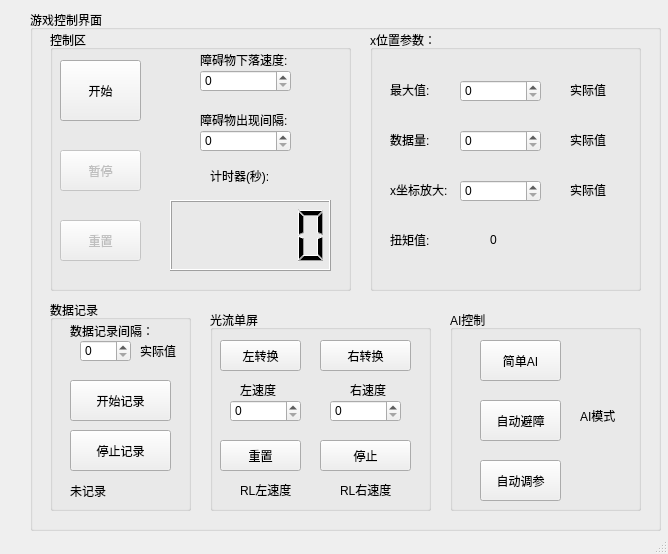
<?xml version="1.0" encoding="UTF-8"?>
<ui version="4.0">
 <class>MainWindow</class>
 <widget class="QMainWindow" name="MainWindow">
  <property name="geometry">
   <rect>
    <x>0</x>
    <y>0</y>
    <width>668</width>
    <height>554</height>
   </rect>
  </property>
  <property name="sizePolicy">
   <sizepolicy hsizetype="Preferred" vsizetype="Preferred">
    <horstretch>0</horstretch>
    <verstretch>0</verstretch>
   </sizepolicy>
  </property>
  <property name="minimumSize">
   <size>
    <width>0</width>
    <height>0</height>
   </size>
  </property>
  <property name="maximumSize">
   <size>
    <width>10000</width>
    <height>10000</height>
   </size>
  </property>
  <property name="windowTitle">
   <string>MainWindow</string>
  </property>
  <widget class="QWidget" name="centralwidget">
   <widget class="QGroupBox" name="action_group">
    <property name="geometry">
     <rect>
      <x>30</x>
      <y>10</y>
      <width>631</width>
      <height>521</height>
     </rect>
    </property>
    <property name="toolTip">
     <string>&lt;html&gt;&lt;head/&gt;&lt;body&gt;&lt;p&gt;控制总界面&lt;/p&gt;&lt;/body&gt;&lt;/html&gt;</string>
    </property>
    <property name="title">
     <string>游戏控制界面</string>
    </property>
    <property name="flat">
     <bool>false</bool>
    </property>
    <widget class="QGroupBox" name="game_control_groupBox">
     <property name="geometry">
      <rect>
       <x>20</x>
       <y>20</y>
       <width>301</width>
       <height>261</height>
      </rect>
     </property>
     <property name="title">
      <string>控制区</string>
     </property>
     <widget class="QLabel" name="paddle_pos_6">
      <property name="geometry">
       <rect>
        <x>150</x>
        <y>20</y>
        <width>101</width>
        <height>20</height>
       </rect>
      </property>
      <property name="text">
       <string>障碍物下落速度:</string>
      </property>
     </widget>
     <widget class="QSpinBox" name="obst_fall_speed_spinbox">
      <property name="geometry">
       <rect>
        <x>150</x>
        <y>40</y>
        <width>91</width>
        <height>22</height>
       </rect>
      </property>
     </widget>
     <widget class="QPushButton" name="manual_start">
      <property name="geometry">
       <rect>
        <x>10</x>
        <y>30</y>
        <width>81</width>
        <height>61</height>
       </rect>
      </property>
      <property name="text">
       <string>开始</string>
      </property>
     </widget>
     <widget class="QPushButton" name="manual_reset">
      <property name="enabled">
       <bool>false</bool>
      </property>
      <property name="geometry">
       <rect>
        <x>10</x>
        <y>190</y>
        <width>81</width>
        <height>41</height>
       </rect>
      </property>
      <property name="text">
       <string>重置</string>
      </property>
     </widget>
     <widget class="QLCDNumber" name="timer_display">
      <property name="geometry">
       <rect>
        <x>120</x>
        <y>170</y>
        <width>161</width>
        <height>71</height>
       </rect>
      </property>
     </widget>
     <widget class="QLabel" name="paddle_pos_14">
      <property name="geometry">
       <rect>
        <x>160</x>
        <y>130</y>
        <width>71</width>
        <height>31</height>
       </rect>
      </property>
      <property name="text">
       <string>计时器(秒):</string>
      </property>
     </widget>
     <widget class="QPushButton" name="manual_pause">
      <property name="enabled">
       <bool>false</bool>
      </property>
      <property name="geometry">
       <rect>
        <x>10</x>
        <y>120</y>
        <width>81</width>
        <height>41</height>
       </rect>
      </property>
      <property name="text">
       <string>暂停</string>
      </property>
     </widget>
     <widget class="QLabel" name="paddle_pos_7">
      <property name="geometry">
       <rect>
        <x>150</x>
        <y>80</y>
        <width>101</width>
        <height>20</height>
       </rect>
      </property>
      <property name="text">
       <string>障碍物出现间隔:</string>
      </property>
     </widget>
     <widget class="QSpinBox" name="obst_freq_spinbox">
      <property name="geometry">
       <rect>
        <x>150</x>
        <y>100</y>
        <width>91</width>
        <height>22</height>
       </rect>
      </property>
     </widget>
    </widget>
    <widget class="QGroupBox" name="groupBox_5">
     <property name="geometry">
      <rect>
       <x>180</x>
       <y>300</y>
       <width>221</width>
       <height>201</height>
      </rect>
     </property>
     <property name="title">
      <string>光流单屏</string>
     </property>
     <widget class="QSpinBox" name="left_dir_speed_spinbox">
      <property name="geometry">
       <rect>
        <x>20</x>
        <y>90</y>
        <width>71</width>
        <height>22</height>
       </rect>
      </property>
     </widget>
     <widget class="QLabel" name="paddle_pos_28">
      <property name="geometry">
       <rect>
        <x>30</x>
        <y>70</y>
        <width>51</width>
        <height>20</height>
       </rect>
      </property>
      <property name="text">
       <string>左速度</string>
      </property>
     </widget>
     <widget class="QSpinBox" name="right_dir_speed_spinbox">
      <property name="geometry">
       <rect>
        <x>120</x>
        <y>90</y>
        <width>71</width>
        <height>22</height>
       </rect>
      </property>
     </widget>
     <widget class="QLabel" name="paddle_pos_29">
      <property name="geometry">
       <rect>
        <x>140</x>
        <y>70</y>
        <width>51</width>
        <height>20</height>
       </rect>
      </property>
      <property name="text">
       <string>右速度</string>
      </property>
     </widget>
     <widget class="QPushButton" name="reset_light">
      <property name="geometry">
       <rect>
        <x>10</x>
        <y>130</y>
        <width>81</width>
        <height>31</height>
       </rect>
      </property>
      <property name="text">
       <string>重置</string>
      </property>
     </widget>
     <widget class="QPushButton" name="stop_light">
      <property name="geometry">
       <rect>
        <x>110</x>
        <y>130</y>
        <width>91</width>
        <height>31</height>
       </rect>
      </property>
      <property name="text">
       <string>停止</string>
      </property>
     </widget>
     <widget class="QPushButton" name="single_left_shift">
      <property name="geometry">
       <rect>
        <x>10</x>
        <y>30</y>
        <width>81</width>
        <height>31</height>
       </rect>
      </property>
      <property name="text">
       <string>左转换</string>
      </property>
     </widget>
     <widget class="QPushButton" name="single_right_shift">
      <property name="geometry">
       <rect>
        <x>110</x>
        <y>30</y>
        <width>91</width>
        <height>31</height>
       </rect>
      </property>
      <property name="text">
       <string>右转换</string>
      </property>
     </widget>
     <widget class="QLabel" name="RL_left_display">
      <property name="geometry">
       <rect>
        <x>30</x>
        <y>170</y>
        <width>71</width>
        <height>20</height>
       </rect>
      </property>
      <property name="text">
       <string>RL左速度</string>
      </property>
     </widget>
     <widget class="QLabel" name="RL_right_display">
      <property name="geometry">
       <rect>
        <x>130</x>
        <y>170</y>
        <width>71</width>
        <height>20</height>
       </rect>
      </property>
      <property name="text">
       <string>RL右速度</string>
      </property>
     </widget>
    </widget>
    <widget class="QGroupBox" name="groupBox">
     <property name="geometry">
      <rect>
       <x>20</x>
       <y>290</y>
       <width>141</width>
       <height>211</height>
      </rect>
     </property>
     <property name="title">
      <string>数据记录</string>
     </property>
     <widget class="QPushButton" name="stop_recording">
      <property name="geometry">
       <rect>
        <x>20</x>
        <y>130</y>
        <width>101</width>
        <height>41</height>
       </rect>
      </property>
      <property name="text">
       <string>停止记录</string>
      </property>
     </widget>
     <widget class="QLabel" name="recording_status">
      <property name="geometry">
       <rect>
        <x>20</x>
        <y>180</y>
        <width>121</width>
        <height>21</height>
       </rect>
      </property>
      <property name="text">
       <string>未记录</string>
      </property>
     </widget>
     <widget class="QPushButton" name="start_recording">
      <property name="geometry">
       <rect>
        <x>20</x>
        <y>80</y>
        <width>101</width>
        <height>41</height>
       </rect>
      </property>
      <property name="text">
       <string>开始记录</string>
      </property>
     </widget>
     <widget class="QSpinBox" name="data_record_interval_spinbox">
      <property name="geometry">
       <rect>
        <x>30</x>
        <y>40</y>
        <width>51</width>
        <height>22</height>
       </rect>
      </property>
     </widget>
     <widget class="QLabel" name="recording_status_2">
      <property name="geometry">
       <rect>
        <x>20</x>
        <y>20</y>
        <width>121</width>
        <height>21</height>
       </rect>
      </property>
      <property name="text">
       <string>数据记录间隔：</string>
      </property>
     </widget>
     <widget class="QLabel" name="actual_record_interval_display">
      <property name="geometry">
       <rect>
        <x>90</x>
        <y>40</y>
        <width>41</width>
        <height>21</height>
       </rect>
      </property>
      <property name="text">
       <string>实际值</string>
      </property>
     </widget>
    </widget>
    <widget class="QGroupBox" name="groupBox_4">
     <property name="geometry">
      <rect>
       <x>340</x>
       <y>20</y>
       <width>271</width>
       <height>261</height>
      </rect>
     </property>
     <property name="title">
      <string>x位置参数：</string>
     </property>
     <widget class="QLabel" name="paddle_pos_11">
      <property name="geometry">
       <rect>
        <x>20</x>
        <y>50</y>
        <width>51</width>
        <height>20</height>
       </rect>
      </property>
      <property name="text">
       <string>最大值: </string>
      </property>
     </widget>
     <widget class="QLabel" name="paddle_pos_12">
      <property name="geometry">
       <rect>
        <x>20</x>
        <y>100</y>
        <width>51</width>
        <height>20</height>
       </rect>
      </property>
      <property name="text">
       <string>数据量:</string>
      </property>
     </widget>
     <widget class="QLabel" name="paddle_pos_13">
      <property name="geometry">
       <rect>
        <x>20</x>
        <y>150</y>
        <width>71</width>
        <height>20</height>
       </rect>
      </property>
      <property name="text">
       <string>x坐标放大:</string>
      </property>
     </widget>
     <widget class="QSpinBox" name="x_max_spinbox">
      <property name="geometry">
       <rect>
        <x>90</x>
        <y>50</y>
        <width>81</width>
        <height>22</height>
       </rect>
      </property>
     </widget>
     <widget class="QSpinBox" name="data_num_spinbox">
      <property name="geometry">
       <rect>
        <x>90</x>
        <y>100</y>
        <width>81</width>
        <height>22</height>
       </rect>
      </property>
     </widget>
     <widget class="QSpinBox" name="x_coord_factor_spinbox">
      <property name="geometry">
       <rect>
        <x>90</x>
        <y>150</y>
        <width>81</width>
        <height>22</height>
       </rect>
      </property>
     </widget>
     <widget class="QLabel" name="x_max_actual">
      <property name="geometry">
       <rect>
        <x>200</x>
        <y>50</y>
        <width>71</width>
        <height>20</height>
       </rect>
      </property>
      <property name="text">
       <string>实际值</string>
      </property>
     </widget>
     <widget class="QLabel" name="paddle_pos_27">
      <property name="geometry">
       <rect>
        <x>20</x>
        <y>200</y>
        <width>71</width>
        <height>20</height>
       </rect>
      </property>
      <property name="text">
       <string>扭矩值: </string>
      </property>
     </widget>
     <widget class="QLabel" name="torque_data_avg">
      <property name="geometry">
       <rect>
        <x>120</x>
        <y>200</y>
        <width>41</width>
        <height>20</height>
       </rect>
      </property>
      <property name="text">
       <string>0</string>
      </property>
     </widget>
     <widget class="QLabel" name="data_num_display">
      <property name="geometry">
       <rect>
        <x>200</x>
        <y>100</y>
        <width>71</width>
        <height>20</height>
       </rect>
      </property>
      <property name="text">
       <string>实际值</string>
      </property>
     </widget>
     <widget class="QLabel" name="x_coord_factor_display">
      <property name="geometry">
       <rect>
        <x>200</x>
        <y>150</y>
        <width>71</width>
        <height>20</height>
       </rect>
      </property>
      <property name="text">
       <string>实际值</string>
      </property>
     </widget>
    </widget>
    <widget class="QGroupBox" name="groupBox_6">
     <property name="geometry">
      <rect>
       <x>420</x>
       <y>300</y>
       <width>191</width>
       <height>201</height>
      </rect>
     </property>
     <property name="title">
      <string>AI控制</string>
     </property>
     <widget class="QPushButton" name="simple_AI">
      <property name="geometry">
       <rect>
        <x>30</x>
        <y>30</y>
        <width>81</width>
        <height>41</height>
       </rect>
      </property>
      <property name="text">
       <string>简单AI</string>
      </property>
     </widget>
     <widget class="QPushButton" name="RL_train">
      <property name="geometry">
       <rect>
        <x>30</x>
        <y>150</y>
        <width>81</width>
        <height>41</height>
       </rect>
      </property>
      <property name="text">
       <string>自动调参</string>
      </property>
     </widget>
     <widget class="QLabel" name="AI_mode">
      <property name="geometry">
       <rect>
        <x>130</x>
        <y>70</y>
        <width>51</width>
        <height>71</height>
       </rect>
      </property>
      <property name="text">
       <string>AI模式</string>
      </property>
     </widget>
     <widget class="QPushButton" name="RL_test">
      <property name="geometry">
       <rect>
        <x>30</x>
        <y>90</y>
        <width>81</width>
        <height>41</height>
       </rect>
      </property>
      <property name="text">
       <string>自动避障</string>
      </property>
     </widget>
    </widget>
   </widget>
  </widget>
  <widget class="QStatusBar" name="statusbar"/>
 </widget>
 <resources/>
 <connections/>
</ui>
